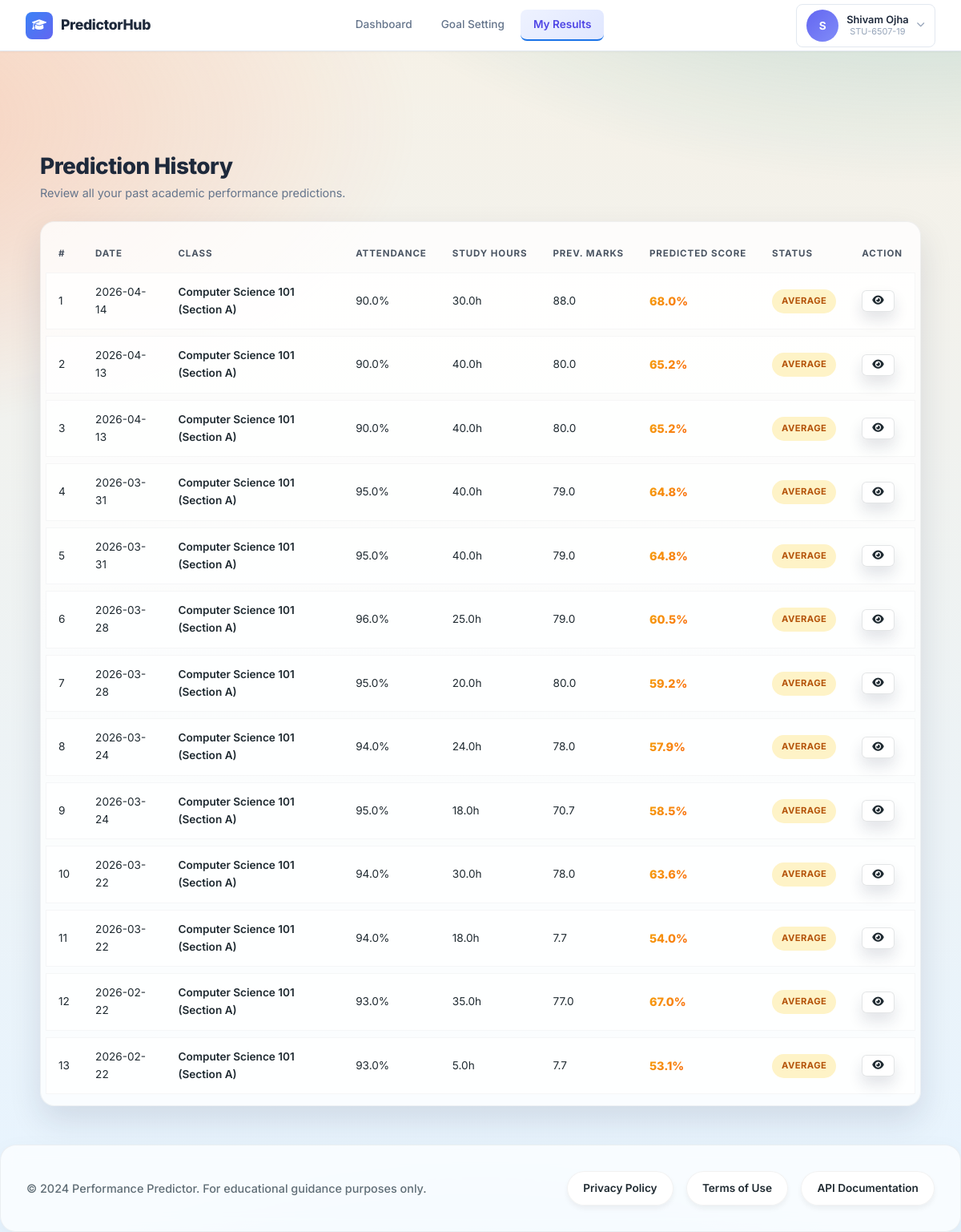
Screenshot of /student/history (signed in) with the database file from the repository.
### models/entities.py (models this page shows)
class Prediction(db.Model):
    __tablename__ = "predictions"
    id = db.Column(db.Integer, primary_key=True)
    user_id = db.Column(db.Integer, db.ForeignKey("users.id"), nullable=False, index=True)
    attendance = db.Column(db.Float, nullable=False)
    study_hours = db.Column(db.Float, nullable=False)
    previous_marks = db.Column(db.Float, nullable=False)
    assignments = db.Column(db.Float, nullable=False, default=0)
    internal_marks = db.Column(db.Float, nullable=False, default=0)
    class_name = db.Column(db.Text, nullable=False, index=True)
    section = db.Column(db.Text, default="A")
    predicted_score = db.Column(db.Float, nullable=False, index=True)
    performance_label = db.Column(db.Text, nullable=False, index=True)
    created_at = db.Column(db.DateTime, server_default=db.func.current_timestamp(), index=True)
    gender = db.Column(db.Text, nullable=True)
    extracurricular = db.Column(db.Text, nullable=True)
    internet_access = db.Column(db.Text, nullable=True)
    parental_education = db.Column(db.Text, nullable=True)
    user = db.relationship("User", back_populates="predictions")

### routes/student.py (the view)
@student_bp.route("/student/history")
@login_required
def student_history():
    predictions = (
        Prediction.query.filter_by(user_id=session["user_id"])
        .order_by(Prediction.created_at.desc(), Prediction.id.desc())
        .all()
    )
    return render_template("student/history.html", predictions=predictions)

### templates/student/history.html (shortened to what this page needs)
{% extends "base.html" %}
{% block body_class %}history-theme{% endblock %}
{% block content %}
<div class="history-page">
    <div class="page-header">
        <h1 class="page-title">Prediction History</h1>
        <p class="page-subtitle">Review all your past academic performance predictions.</p>
    </div>
    {% if predictions %}
    <div class="card">
        <div class="table-responsive">
            <table class="data-table">
                <thead>
                    <tr>
                        <th>#</th>
                        <th>Date</th>
                        <th>Class</th>
                        <th>Attendance</th>
                        <th>Study Hours</th>
                        <th>Prev. Marks</th>
                        <th>Predicted Score</th>
                        <th>Status</th>
                        <th>Action</th>
                    </tr>
                </thead>
                <tbody>
                    {% for pred in predictions %}
                    <tr>
                        <td class="text-muted">{{ loop.index }}</td>
                        <td>{{ pred.created_at.strftime('%Y-%m-%d') if pred.created_at else 'N/A' }}</td>
                        <td><span class="text-bold">{{ pred.class_name }} (Section {{ pred.section }})</span></td>
                        <td>{{ pred.attendance|round(1) }}%</td>
                        <td>{{ pred.study_hours|round(1) }}h</td>
                        <td>{{ pred.previous_marks|round(1) }}</td>
                        <td>
                            <span class="score-highlight score-{{ pred.performance_label|lower }}">
                            </span>
                        </td>
                        <td>
                            <span class="badge badge-{{ 'success' if pred.performance_label == 'Good' else ('warning' if pred.performance_label == 'Average' else 'danger') }}">
                                {{ pred.performance_label }}
                            </span>
                        </td>
                        <td>
                            <a href="{{ url_for('student.student_result', pred_id=pred.id) }}" class="btn btn-sm btn-outline" title="View Details">
                                <i class="fas fa-eye"></i>
                            </a>
                        </td>
                    </tr>
                    {% endfor %}
                </tbody>
            </table>
        </div>
    </div>
    {% endif %}
</div>
{% endblock %}

### templates/base.html (shortened to what this page needs)
<!DOCTYPE html>
<html lang="en">
<head>
    <link rel="stylesheet" href="https://cdnjs.cloudflare.com/ajax/libs/font-awesome/6.4.2/css/all.min.css">
    <link rel="stylesheet" href="{{ url_for('static', filename='css/style.css') }}?v=3">
</head>
<body class="{% block body_class %}{% endblock %}">
    {% if session.get('role') == 'admin' %}
    <div class="app-layout">
        <aside class="sidebar" id="sidebar">
            <div class="sidebar-brand">
                <div class="brand-icon">
                    <i class="fas fa-graduation-cap"></i>
                </div>
                <span class="brand-text">EduPredict</span>
            </div>
            <nav class="sidebar-nav">
                <a href="{{ url_for('admin.admin_dashboard') }}" class="nav-item {% if request.endpoint == 'admin.admin_dashboard' %}active{% endif %}">
                    <i class="fas fa-chart-pie"></i>
                    <span>Dashboard</span>
                </a>
                <a href="{{ url_for('admin.admin_students') }}" class="nav-item {% if request.endpoint == 'admin.admin_students' %}active{% endif %}">
                    <i class="fas fa-users"></i>
                    <span>Student Directory</span>
                </a>
                <a href="{{ url_for('admin.admin_reports') }}" class="nav-item {% if request.endpoint == 'admin.admin_reports' %}active{% endif %}">
                    <i class="fas fa-file-alt"></i>
                    <span>Reports</span>
                </a>
            </nav>
            <div class="sidebar-footer">
                <div class="admin-profile">
                    <div class="avatar admin-avatar">
                        <span>{{ session.get('user_name', 'A')[0] }}</span>
                    </div>
                    <div class="admin-info">
                        <span class="admin-name">{{ session.get('user_name', 'Admin') }}</span>
                        <span class="admin-role">Senior Administrator</span>
                    </div>
                </div>
            </div>
        </aside>
        <main class="main-content">
            <header class="topbar">
                <button class="hamburger" id="hamburger" onclick="document.getElementById('sidebar').classList.toggle('open')">
                    <i class="fas fa-bars"></i>
                </button>
                <div class="topbar-right">
                    <div class="search-box">
                        <i class="fas fa-search"></i>
                        <input type="text" placeholder="Search students, classes...">
                    </div>
                    <div class="topbar-actions">
                        <button class="icon-btn"><i class="fas fa-bell"></i></button>
                        <a href="{{ url_for('auth.logout') }}" class="icon-btn" title="Logout"><i class="fas fa-sign-out-alt"></i></a>
                    </div>
                </div>
            </header>
            {% with messages = get_flashed_messages(with_categories=true) %}
            {% if messages %}
            <div class="flash-messages">
                {% for category, message in messages %}
                <div class="flash flash-{{ category }}">
                    <i class="fas fa-{% if category == 'success' %}check-circle{% elif category == 'danger' %}exclamation-circle{% elif category == 'warning' %}exclamation-triangle{% else %}info-circle{% endif %}"></i>
                    {{ message }}
                    <button class="flash-close" onclick="this.parentElement.remove()">&times;</button>
                </div>
                {% endfor %}
            </div>
            {% endif %}
            {% endwith %}
    {% elif session.get('role') == 'student' %}
    <div class="app-layout student-layout">
        <header class="student-topnav">
            <div class="brand-row">
                <div class="brand-icon small">
                    <i class="fas fa-graduation-cap"></i>
                </div>
                <span class="brand-text">PredictorHub</span>
            </div>
            <nav class="student-nav">
                <a href="{{ url_for('student.student_dashboard') }}" class="{% if request.endpoint == 'student.student_dashboard' %}active{% endif %}">Dashboard</a>
                <a href="{{ url_for('student.student_goal_setting') }}" class="{% if request.endpoint == 'student.student_goal_setting' %}active{% endif %}">Goal Setting</a>
                <a href="{{ url_for('student.student_history') }}" class="{% if request.endpoint == 'student.student_history' %}active{% endif %}">My Results</a>
            </nav>
            <div class="student-nav-right">
                <div class="profile-dropdown">
                    <button class="profile-trigger" id="profileTrigger" onclick="toggleDropdown(event)">
                        <div class="avatar student-avatar">
                            <span>{{ session.get('user_name', 'S')[0] }}</span>
                        </div>
                        <div class="user-badge-info desktop-only">
                            <span class="user-badge-name">{{ session.get('user_name', 'Student') }}</span>
                            <span class="user-badge-id">{{ session.get('student_id', '') }}</span>
                        </div>
                        <i class="fas fa-chevron-down dropdown-arrow desktop-only"></i>
                    </button>
                </div>
            </div>
        </header>
        <main class="main-content student-main">
    {% endif %}
    {% block content %}{% endblock %}
    {% if session.get('role') == 'admin' %}
        </main>
    </div>
    {% elif session.get('role') == 'student' %}
        </main>
        <footer class="app-footer">
            <p>&copy; 2024 Performance Predictor. For educational guidance purposes only.</p>
            <div class="footer-links">
                <a href="#">Privacy Policy</a>
                <a href="#">Terms of Use</a>
                <a href="#">API Documentation</a>
            </div>
        </footer>
    </div>
    {% endif %}
</body>
</html>

### templates/base.html (style rules this page uses)
.main-content { animation: pageFadeIn 0.6s ease-out forwards; }

### rows the page displays
Prediction: created_at "2026-04-14", class_name "Computer Science 101", section "A", attendance "90.0", study_hours "30.0", previous_marks "88.0", performance_label "AVERAGE"
Prediction: created_at "2026-04-13", class_name "Computer Science 101", section "A", attendance "90.0", study_hours "40.0", previous_marks "80.0", performance_label "AVERAGE"
Prediction: created_at "2026-04-13", class_name "Computer Science 101", section "A", attendance "90.0", study_hours "40.0", previous_marks "80.0", performance_label "AVERAGE"
Prediction: created_at "2026-03-31", class_name "Computer Science 101", section "A", attendance "95.0", study_hours "40.0", previous_marks "79.0", performance_label "AVERAGE"
Prediction: created_at "2026-03-31", class_name "Computer Science 101", section "A", attendance "95.0", study_hours "40.0", previous_marks "79.0", performance_label "AVERAGE"
Prediction: created_at "2026-03-28", class_name "Computer Science 101", section "A", attendance "96.0", study_hours "25.0", previous_marks "79.0", performance_label "AVERAGE"
Prediction: created_at "2026-03-28", class_name "Computer Science 101", section "A", attendance "95.0", study_hours "20.0", previous_marks "80.0", performance_label "AVERAGE"
Prediction: created_at "2026-03-24", class_name "Computer Science 101", section "A", attendance "94.0", study_hours "24.0", previous_marks "78.0", performance_label "AVERAGE"
Prediction: created_at "2026-03-24", class_name "Computer Science 101", section "A", attendance "95.0", study_hours "18.0", previous_marks "70.7", performance_label "AVERAGE"
Prediction: created_at "2026-03-22", class_name "Computer Science 101", section "A", attendance "94.0", study_hours "30.0", previous_marks "78.0", performance_label "AVERAGE"
Prediction: created_at "2026-03-22", class_name "Computer Science 101", section "A", attendance "94.0", study_hours "18.0", previous_marks "7.7", performance_label "AVERAGE"
Prediction: created_at "2026-02-22", class_name "Computer Science 101", section "A", attendance "93.0", study_hours "35.0", previous_marks "77.0", performance_label "AVERAGE"
Prediction: created_at "2026-02-22", class_name "Computer Science 101", section "A", attendance "93.0", study_hours "5.0", previous_marks "7.7", performance_label "AVERAGE"

### other values shown
{{ session.get('user_name', 'S')[0] }} "S"
{{ session.get('user_name', 'Student') }} "Shivam Ojha"
{{ session.get('student_id', '') }} "STU-6507-19"
